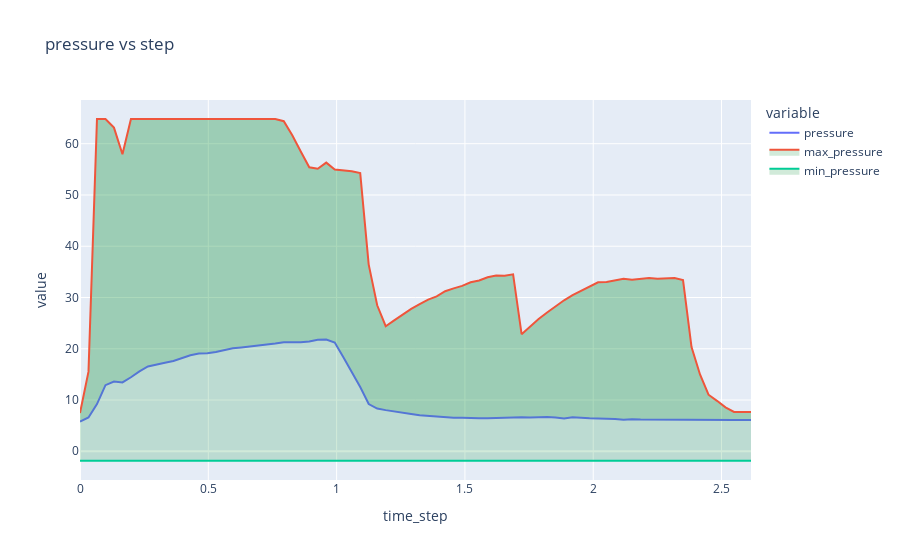

Source (notebook cell):
### Code cell
# %%script echo skipping
# To get real chart uncomment line above. Now it's substituted by it's image.
data = df.groupby('step')[['pressure', 'time_step', 'u_in', 'max_pressure', 'min_pressure']].agg({'pressure':'mean', 'time_step':'mean', 'max_pressure':'max', 'min_pressure':'min'})
fig = px.line(data, 
              x='time_step', 
              y=['pressure', 'max_pressure', 'min_pressure'], 
              title='pressure vs step', labels=dict(y='pressure')).for_each_trace(
    lambda t: t.update(fill="tonexty", fillcolor='rgba(26,150,65,0.2)')
    if t.name == "max_pressure" or t.name == 'min_pressure'
    else t
).update_traces()
fig.show()
